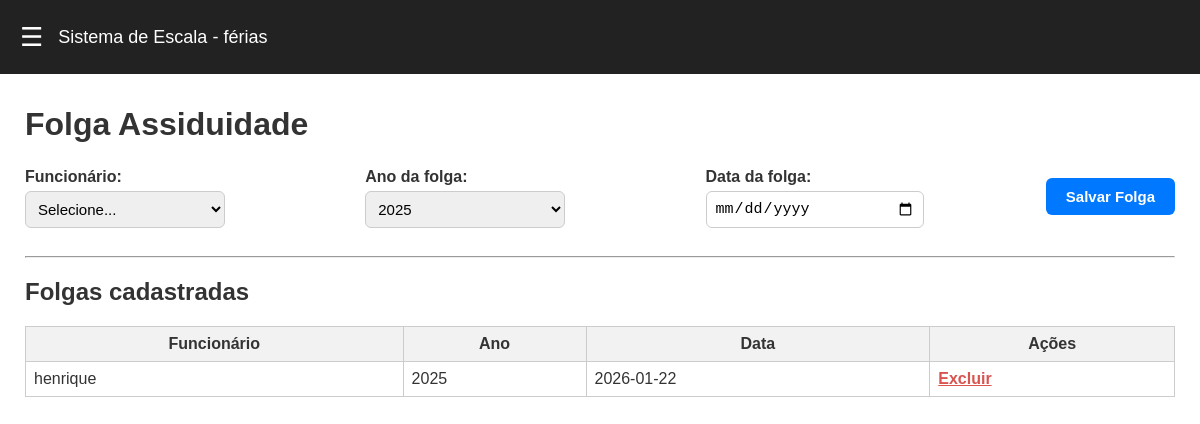
The app's page /abono-folga, older data.
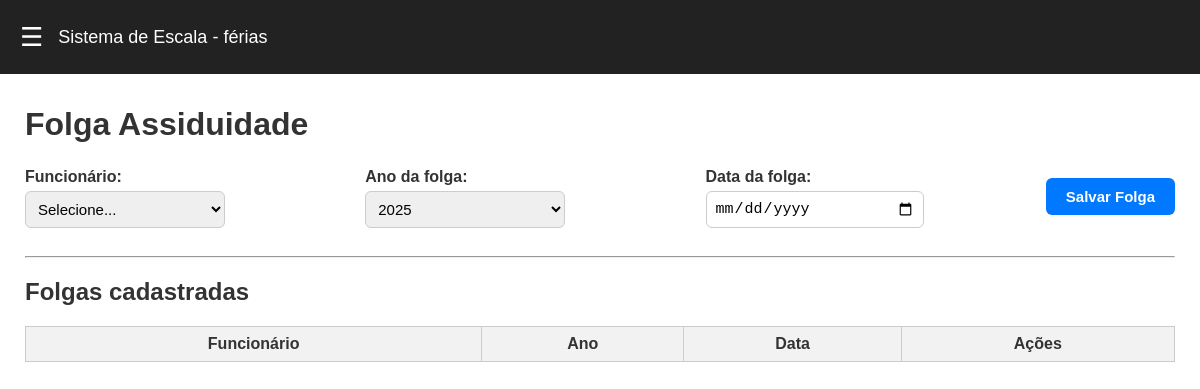
The same page, newer data.
### tables this page shows
CREATE TABLE folga_assiduidade (
            id INTEGER PRIMARY KEY AUTOINCREMENT,
            funcionario_id INTEGER NOT NULL,
            ano INTEGER NOT NULL,
            data_folga TEXT NOT NULL,
            FOREIGN KEY (funcionario_id) REFERENCES funcionarios(id)
        );

CREATE TABLE funcionarios (
            id INTEGER PRIMARY KEY AUTOINCREMENT,
            nome TEXT NOT NULL
        );

### routes/folga_routes.py (the view)
@folga_bp.route("/abono-folga")
def pagina_abono_folga():
    funcionarios = listar_funcionarios()
    folgas = listar_folgas()
    ano_atual = datetime.now().year
    ano_proximo = ano_atual + 1
    return render_template(
        "abono-folga.html",
        funcionarios=funcionarios,
        folgas=folgas,
        ano_atual=ano_atual,
        ano_proximo=ano_proximo
    )

### database.py (called while the page is built)
def get_connection():
    return sqlite3.connect(DB_NAME)

### services/folga_service.py (called while the page is built)
def listar_folgas():
    conn = get_connection()
    cursor = conn.cursor()
    cursor.execute("""
        SELECT f.id, func.nome, f.ano, f.data_folga
        FROM folga_assiduidade f
        JOIN funcionarios func ON func.id = f.funcionario_id
        ORDER BY func.nome, f.ano;
    """)
    dados = cursor.fetchall()
    conn.close()
    return [
        {
            "id": row[0],
            "nome": row[1],
            "ano": row[2],
            "data_folga": row[3]
        }
        for row in dados
    ]

### services/funcionario_service.py (called while the page is built)
def listar_funcionarios():
    conn = get_connection()
    cursor = conn.cursor()
    cursor.execute("SELECT id, nome FROM funcionarios ORDER BY nome;")
    dados = cursor.fetchall()
    conn.close()
    return dados

### templates/abono-folga.html (shortened to what this page needs)
{% extends "base.html" %}
{% block content %}
<h1>Folga Assiduidade</h1>
<form action="/adicionar-folga" method="POST" id="formFolga" class="form-section">
    <div class="form-group">
        <label>Funcionário:</label>
        <select name="funcionario_folga_id" id="funcionario_folga_id" required>
            <option value="">Selecione...</option>
        </select>
    </div>
    <div class="form-group">
        <label>Ano da folga:</label>
        <select name="ano" id="ano" required>
            <option value="{{ ano_atual }}">{{ ano_atual }}</option>
        </select>
    </div>
    <div class="form-group">
        <label>Data da folga:</label>
        <input type="date" name="data_folga" id="data_folga" required>
    </div>
    <div class="form-buttons">
        <button type="submit" id="btnFolga" class="btn">Salvar Folga</button>
    </div>
</form>
<hr>
<h2>Folgas cadastradas</h2>
<table class="table">
    <tr>
        <th>Funcionário</th>
        <th>Ano</th>
        <th>Data</th>
        <th>Ações</th>
    </tr>
    {% for f in folgas %}
    <tr>
        <td>{{ f.nome }}</td>
        <td>{{ f.ano }}</td>
        <td>{{ f.data_folga }}</td>
        <td>
            <a href="/deletar-folga/{{ f.id }}" class="excluir">Excluir</a>
        </td>
    </tr>
    {% endfor %}
</table>
{% endblock %}

Row changes from the older to the newer data that the page shows:
removed folga_assiduidade: nome "henrique", ano "2025", data_folga "2026-01-22"
